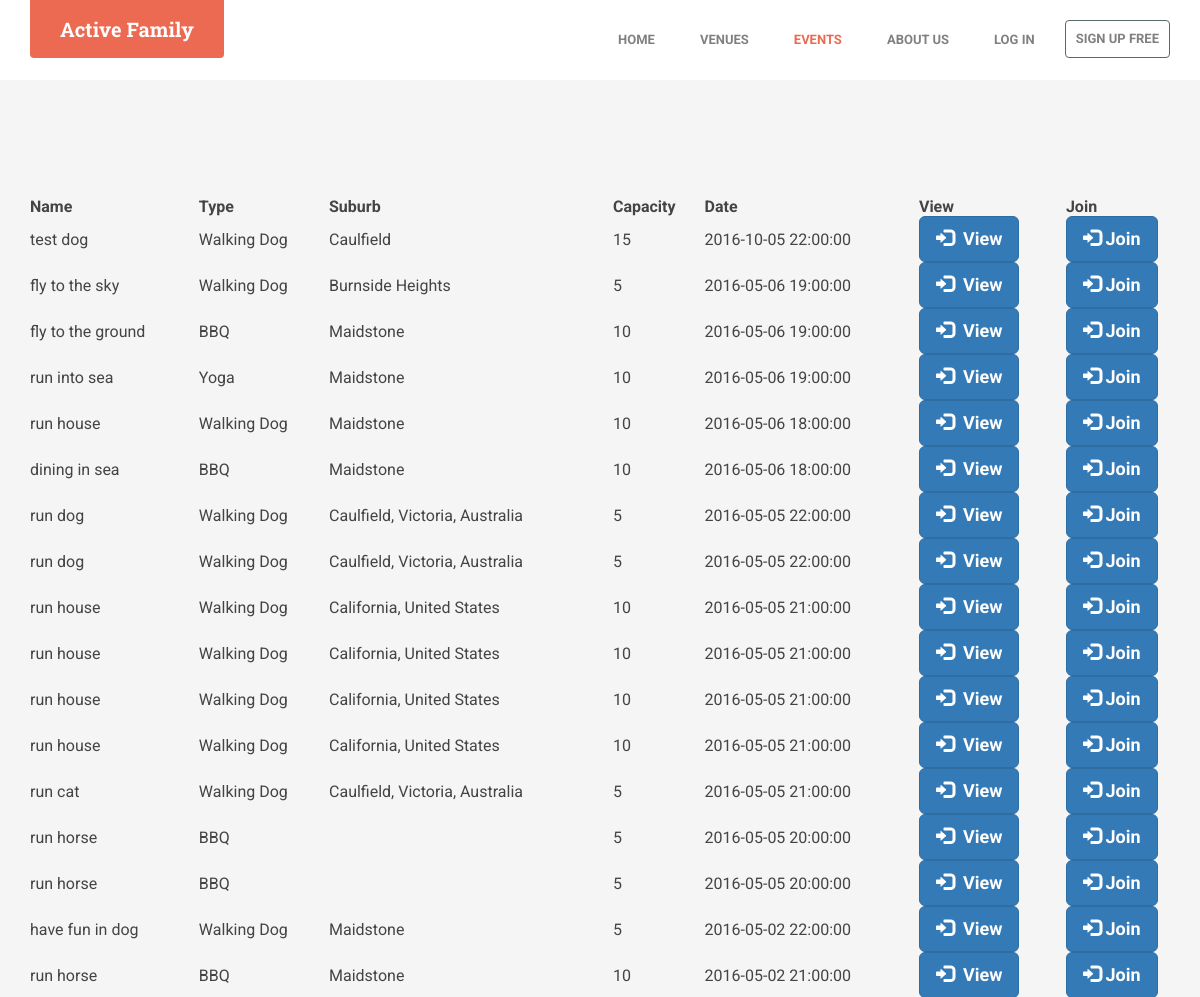
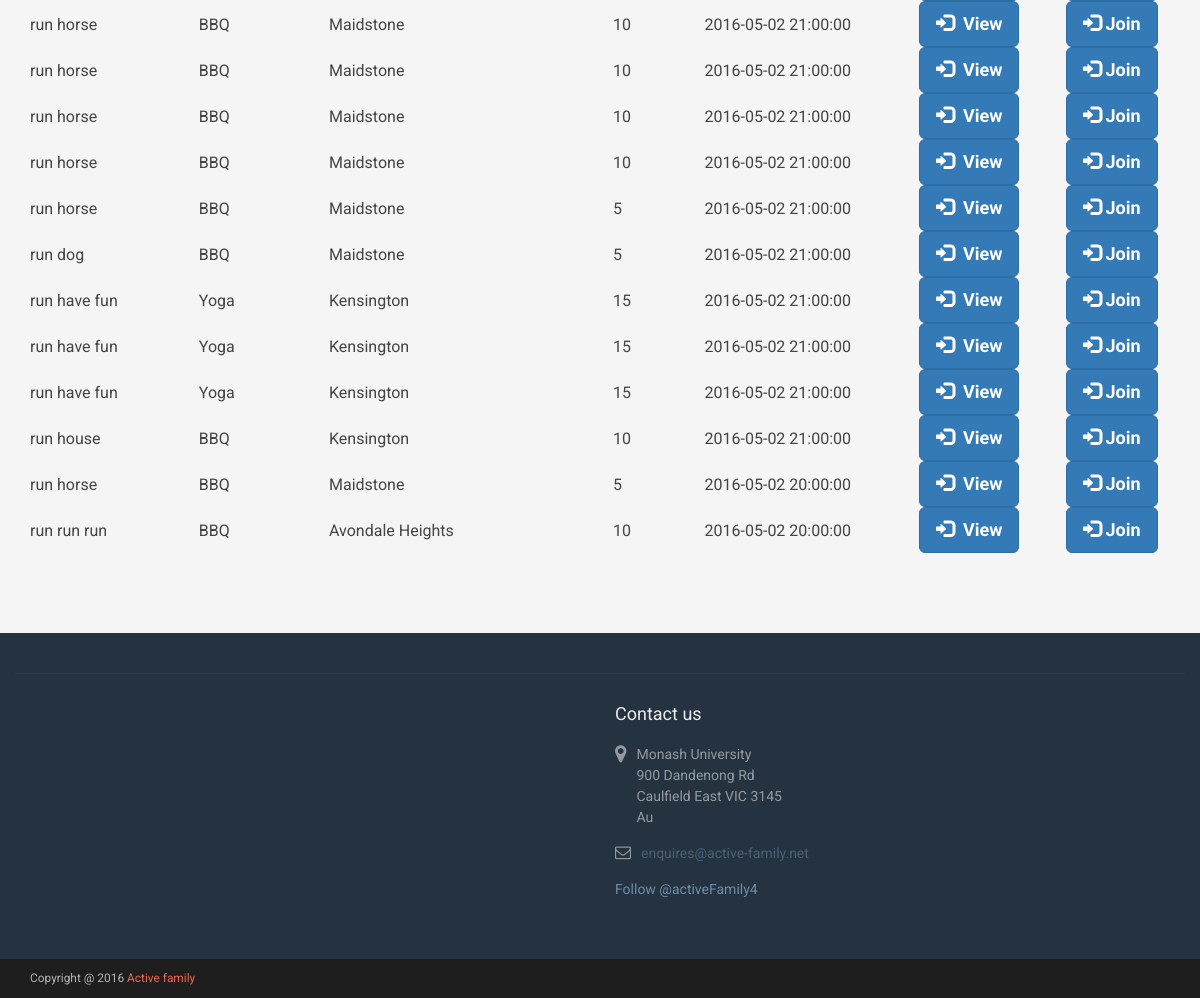
/event/listEvent.php, run on the app's committed database (2 pictures, top to bottom).
### tables this page shows
CREATE TABLE `events` (
  `eventId` int(60) NOT NULL,
  `create_user_id` int(60) NOT NULL,
  `eventName` varchar(255) DEFAULT NULL,
  `eventDescription` text,
  `type` varchar(60) DEFAULT NULL,
  `address` text NOT NULL,
  `suburb` varchar(70) NOT NULL,
  `capacity` int(60) DEFAULT NULL,
  `curr_capa` int(11) DEFAULT NULL,
  `date` datetime DEFAULT NULL,
  `status` varchar(25) NOT NULL
);

### event/listEvent.php (the view, shortened to what this page needs)
<?php
include('../include/header.php');
include('../include/navigation.php');
include('../include/config.php');
    $sql = "SELECT * FROM events WHERE status = 'active' ORDER BY `events`.`date` DESC";
    $stmt = $pdo->query($sql);
    $list = $stmt->fetchAll(PDO::FETCH_ASSOC);
?>
    <link rel="stylesheet" href="https://cdn.datatables.net/t/bs/jq-2.2.0,dt-1.10.11,r-2.0.2/datatables.min.css"/>
    <div class="container" >
            <div class='row'>
                    <table id='event' class="display responsive nowrap" cellspacing="0" width="100%">
                        <thead>
                        <tr>
                            <th>Name</th>
                            <th>Type</th>
                            <th>Suburb</th>
                            <th>Capacity</th>
                            <th>Date</th>
                            <th>View</th>
                            <th>Join</th>
                        </tr>
                        </thead>
                        <tbody>
                            <?php
                            $btnJoin[] = array();
                            $i = 0;
                            foreach ($list as $val){
                                $btnJoin[$i] = "btn-join".$i;?>
                            <tr>
                                <td>
                                    <?php echo substr($val['eventName'], 0, 100);?>
                                </td>
                                <td>
                                    <?php echo $val['type'];?>
                                </td>
                                <td>
                                    <?php echo substr($val['suburb'], 0, 100);?>
                                </td>
                                <td>
                                    <?php echo $val['capacity'];?>
                                </td>
                                <td>
                                    <?php echo $val['date'];
                                          $eventId = $val['eventId'];?>
                                </td>
                                <form action="" method="post">
                                    <td class="form-group">
                                        <button type="submit" name="<?php echo $btnView[$i]?>" class="btn btn-primary btn-lg">
                                            <a href="view.php?eventId=<?php echo $eventId; ?>" style="color: white">
                                                <i class="glyphicon glyphicon-log-in"></i>&nbsp; View
                                            </a>
                                        </button>
                                    </td>
                                </form>
                                <form action="" method="post">
                                <td class="form-group">
                                    <button type="submit" name="<?php echo $btnJoin[$i]?>" class="btn btn-primary btn-lg">
                                        <i class="glyphicon glyphicon-log-in"></i> Join
                                    </button>
                                </td>
                                </form>
                            </tr>
                        <?php
                            $i++;
                        } ?>
                        </tbody>
                    </table>
        </div>
    </div>
</section>
<?php include('../include/footer.php');?>
</body>
</html>

### map/assets/css/styles.css (style rules this page uses)
body { font-family: 'Roboto', arial, sans-serif; color: #444444; font-size: 16px; -webkit-font-smoothing: antialiased; -moz-osx-font-smoothing: grayscale; }
a { color: #ec6952; -webkit-transition: all 0.4s ease-in-out; -moz-transition: all 0.4s ease-in-out; -ms-transition: all 0.4s ease-in-out; -o-transition: all 0.4s ease-in-out; }
.btn, a.btn { -webkit-transition: all 0.4s ease-in-out; -moz-transition: all 0.4s ease-in-out; -ms-transition: all 0.4s ease-in-out; -o-transition: all 0.4s ease-in-out; font-weight: bold; }

### data on the page
events: eventName "test dog", type "Walking Dog", suburb "Caulfield", capacity "15", date "2016-10-05 22:00:00"
events: eventName "fly to the sky", type "Walking Dog", suburb "Burnside Heights", capacity "5", date "2016-05-06 19:00:00"
events: eventName "fly to the ground", type "BBQ", suburb "Maidstone", capacity "10", date "2016-05-06 19:00:00"
events: eventName "run into sea", type "Yoga", suburb "Maidstone", capacity "10", date "2016-05-06 19:00:00"
events: eventName "run house", type "Walking Dog", suburb "Maidstone", capacity "10", date "2016-05-06 18:00:00"
events: eventName "dining in sea", type "BBQ", suburb "Maidstone", capacity "10", date "2016-05-06 18:00:00"
events: eventName "run dog", type "Walking Dog", suburb "Caulfield, Victoria, Australia", capacity "5", date "2016-05-05 22:00:00"
events: eventName "run dog", type "Walking Dog", suburb "Caulfield, Victoria, Australia", capacity "5", date "2016-05-05 22:00:00"
events: eventName "run house", type "Walking Dog", suburb "California, United States", capacity "10", date "2016-05-05 21:00:00"
events: eventName "run house", type "Walking Dog", suburb "California, United States", capacity "10", date "2016-05-05 21:00:00"
events: eventName "run house", type "Walking Dog", suburb "California, United States", capacity "10", date "2016-05-05 21:00:00"
events: eventName "run house", type "Walking Dog", suburb "California, United States", capacity "10", date "2016-05-05 21:00:00"
events: eventName "run cat", type "Walking Dog", suburb "Caulfield, Victoria, Australia", capacity "5", date "2016-05-05 21:00:00"
events: eventName "run horse", type "BBQ", capacity "5", date "2016-05-05 20:00:00"
events: eventName "run horse", type "BBQ", capacity "5", date "2016-05-05 20:00:00"
events: eventName "have fun in dog", type "Walking Dog", suburb "Maidstone", capacity "5", date "2016-05-02 22:00:00"
events: eventName "run horse", type "BBQ", suburb "Maidstone", capacity "10", date "2016-05-02 21:00:00"
events: eventName "run horse", type "BBQ", suburb "Maidstone", capacity "10", date "2016-05-02 21:00:00"
events: eventName "run horse", type "BBQ", suburb "Maidstone", capacity "10", date "2016-05-02 21:00:00"
events: eventName "run horse", type "BBQ", suburb "Maidstone", capacity "10", date "2016-05-02 21:00:00"
events: eventName "run horse", type "BBQ", suburb "Maidstone", capacity "10", date "2016-05-02 21:00:00"
events: eventName "run horse", type "BBQ", suburb "Maidstone", capacity "5", date "2016-05-02 21:00:00"
events: eventName "run dog", type "BBQ", suburb "Maidstone", capacity "5", date "2016-05-02 21:00:00"
events: eventName "run have fun", type "Yoga", suburb "Kensington", capacity "15", date "2016-05-02 21:00:00"
events: eventName "run have fun", type "Yoga", suburb "Kensington", capacity "15", date "2016-05-02 21:00:00"
events: eventName "run have fun", type "Yoga", suburb "Kensington", capacity "15", date "2016-05-02 21:00:00"
events: eventName "run house", type "BBQ", suburb "Kensington", capacity "10", date "2016-05-02 21:00:00"
events: eventName "run horse", type "BBQ", suburb "Maidstone", capacity "5", date "2016-05-02 20:00:00"
events: eventName "run run run", type "BBQ", suburb "Avondale Heights", capacity "10", date "2016-05-02 20:00:00"
